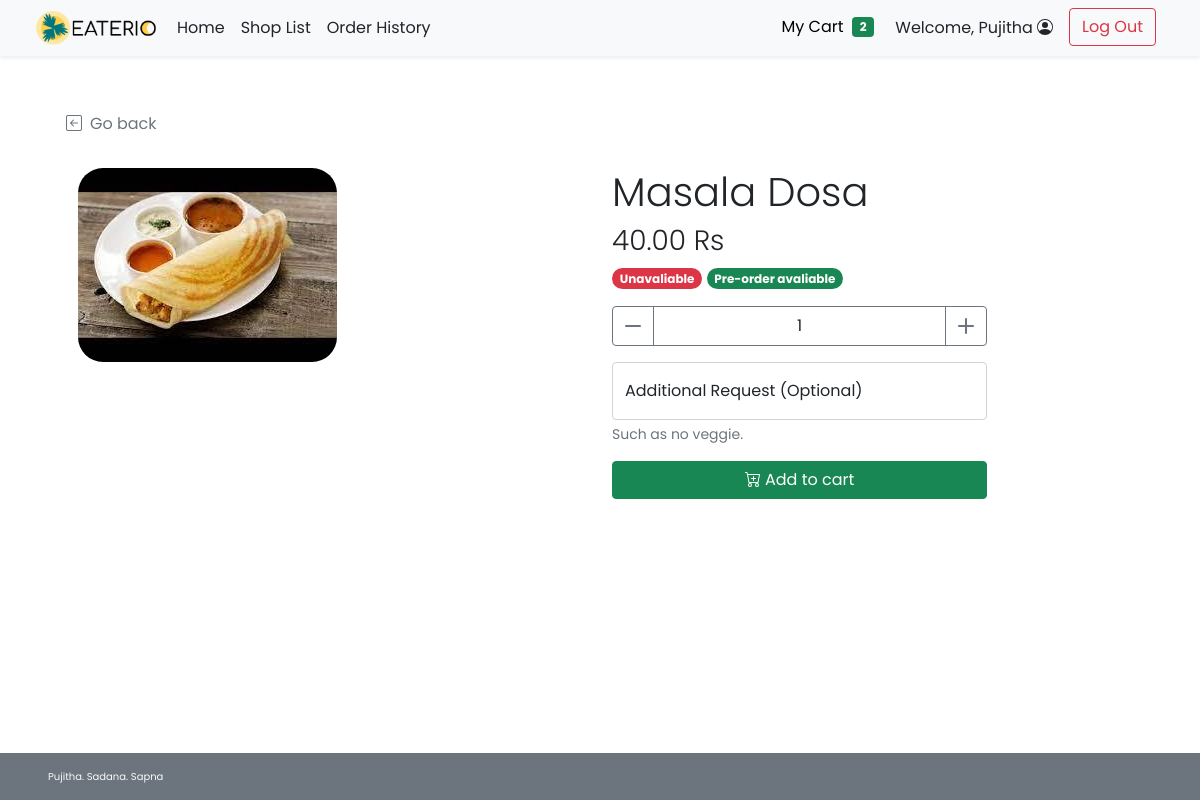
Page /food_item.php?s_id=101&f_id=11 (signed in) on the committed database.
### tables this page shows
CREATE TABLE `food` (
  `f_id` int(11) NOT NULL,
  `s_id` int(11) NOT NULL,
  `f_name` varchar(100) NOT NULL,
  `f_price` decimal(6,2) NOT NULL,
  `f_todayavail` tinyint(4) NOT NULL DEFAULT 1 COMMENT 'Food is available to order or not',
  `f_preorderavail` tinyint(4) NOT NULL DEFAULT 1,
  `f_pic` text DEFAULT NULL
);

### food_item.php (the view, shortened to what this page needs)
<!DOCTYPE html>
<html lang="en">
<head>
    <?php
        include("conn_db.php");
        include('head.php');
    ?>
    <link href="css/main.css" rel="stylesheet">
    <link href="css/menu.css" rel="stylesheet">
</head>
<body class="d-flex flex-column h-100">
    <?php
        include('nav_header.php');
        $s_id = $_GET["s_id"];
        $f_id = $_GET["f_id"];
        $query = "SELECT f.*,s.s_status,s.s_preorderstatus FROM food f INNER JOIN shop s ON f.s_id = s.s_id WHERE f.s_id = {$s_id} AND f.f_id = {$f_id} LIMIT 0,1";
        $result = $mysqli -> query($query);
        $food_row = $result -> fetch_array();
    ?>
    <div class="container px-5 py-4" id="shop-body">
        <div class="row my-4">
            <a class="nav nav-item text-decoration-none text-muted mb-2" href="#" onclick="history.back();">
                <i class="bi bi-arrow-left-square me-2"></i>Go back
            </a>
        </div>
        <div class="row row-cols-1 row-cols-md-2 mb-5">
            <div class="col mb-3 mb-md-0">
                <img
                    <?php
                        if(is_null($food_row["f_pic"])){echo "src='img/default.png'";}
                        else{echo "src=\"img/{$food_row['f_pic']}\"";}
                    ?>
                    class="img-fluid rounded-25 float-start"
                    alt="<?php echo $food_row["f_name"]?>">
            </div>
            <div class="col text-wrap">
                <h1 class="fw-light"><?php echo $food_row["f_name"]?></h1>
                <h3 class="fw-light"><?php echo $food_row["f_price"]?> Rs</h3>
                <ul class="list-unstyled mb-3 mb-md-0">
                    <li class="my-2">
                        <?php if($food_row["f_todayavail"]==1&&$food_row["s_status"]==1){ ?>
                        <span class="badge rounded-pill bg-success">Avaliable</span>
                        <?php }else{ ?>
                        <span class="badge rounded-pill bg-danger">Unavaliable</span>
                        <?php }
                            if($food_row["f_preorderavail"]==1&&$food_row["s_preorderstatus"]==1){?>
                        <span class="badge rounded-pill bg-success">Pre-order avaliable</span>
                        <?php }else{ ?>
                        <span class="badge rounded-pill bg-danger">Pre-order Unavaliable</span>
                        <?php }?>
                    </li>
                </ul>
                <div class="form-amount">
                    <form class="mt-3" method="POST" action="add_item.php">
                        <div class="input-group mb-3">
                            <button id="sub_btn" class="btn btn-outline-secondary" type="button" title="subtract amount" onclick="sub_amt('amount')">
                                <i class="bi bi-dash-lg"></i>
                            </button>
                            <input type="number" class="form-control text-center border-secondary" id="amount"
                                name="amount" value="1" min="1" max="99">
                            <button id="add_btn" class="btn btn-outline-secondary" type="button" title="add amount" onclick="add_amt('amount')">
                                <i class="bi bi-plus-lg"></i>
                            </button>
                        </div>
                        <div class="form-floating mb-3">
                            <input type="text" class="form-control" id="addrequest" name="request" placeholder=" ">
                            <label for="addrequest" class="d-inline-text">Additional Request (Optional)</label>
                            <div id="addrequest_helptext" class="form-text">
                                Such as no veggie.
                            </div>
                        </div>
                        <button class="btn btn-success w-100" type="submit" title="add to cart" name="addtocart"
                        <?php
                            $cartsearch_query1 = "SELECT COUNT(*) AS cnt FROM cart WHERE c_id = {$_SESSION['cid']}";
                            $cartsearch_row1 = $mysqli -> query($cartsearch_query1) -> fetch_array();
                            if($cartsearch_row1["cnt"]>0){
                                $cartsearch_query2 = $cartsearch_query1." AND s_id = {$s_id}";
                                $cartsearch_row2 = $mysqli -> query($cartsearch_query2) -> fetch_array();
                                if($cartsearch_row2["cnt"]==0){?>
                                    onclick="javascript: return changeshopcf();"<?php
                                }
                            }
                        ?>
                        >
                             Add to cart
                        </button>
                    </form>
                </div>
            </div>
        </div>
    </div>
    <footer
    class="footer d-flex flex-wrap justify-content-between align-items-center px-5 py-3 mt-auto bg-secondary text-light">
        <span class="xsmall-font">Pujitha. Sadana. Sapna</span></span>
    </footer>
</body>
</html>

### css/main.css (style rules this page uses)
html { height: 100%; }
body { height: 100%; padding-top: 4rem; margin-bottom: -50px; font-family: 'Poppins', 'Noto Sans Thai', sans-serif; }
a { cursor: pointer; }
.bi { vertical-align: -.125em; fill: currentColor; }
.xsmall-font { font-size: x-small; }
.rounded-25 { border-radius: 25px; }

### css/menu.css (style rules this page uses)
html, body { height: 100%; }
input[type=number] { -moz-appearance: textfield; }
.form-amount { max-width: 375px; }

### rows in the picture
food: f_pic (picture), f_name "Masala Dosa", f_price "40.00"

### other values in the picture
$incart_amt "2"
$_SESSION['firstname'] "Pujitha"
